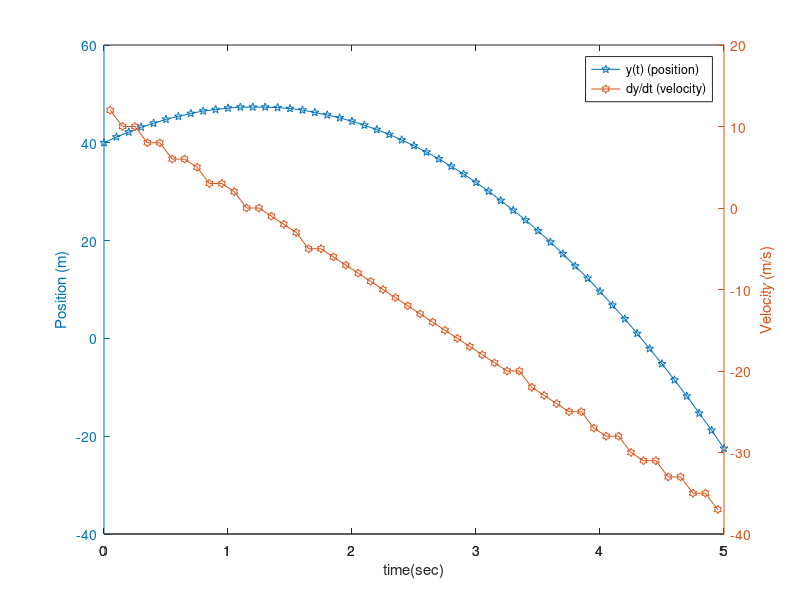

The MATLAB source for this figure:
clear all; close all; clc;
% original data
t=0:0.1:5;
y=[ 40.0 41.2 42.2 43.2 44.0 44.8 45.4 46.0 46.5 46.8 47.1 47.3 47.3 47.3 47.2 47.0 46.7 46.2 45.7 45.1 44.4 43.6 42.7 41.7 40.6 39.4 38.1 36.7 35.2 33.6 31.9 30.1 28.2 26.2 24.2 22.0 19.7 17.3 14.8 12.3 9.6 6.8 4.0 1.0 -2.1 -5.2 -8.5 -11.8 -15.3 -18.8 -22.5 ]; 
 
% numerical derivative values
dydt = diff(y)./diff(t);
% associated time values (central difference)
tt = t(1:end-1)+diff(t)./2;
 
% make the plot with two y axis
[ax h1 h2] = plotyy(t,y,tt,dydt);
legend('y(t) (position)','dy/dt (velocity)');
xlabel('time(sec)');
 
% Set the labels and marker types
set(get(ax(1),'YLabel'),'String','Position (m)');
set(get(ax(2),'YLabel'),'String','Velocity (m/s)');
set(h1,'Marker','pentagram');
set(h2,'Marker','hexagram');
